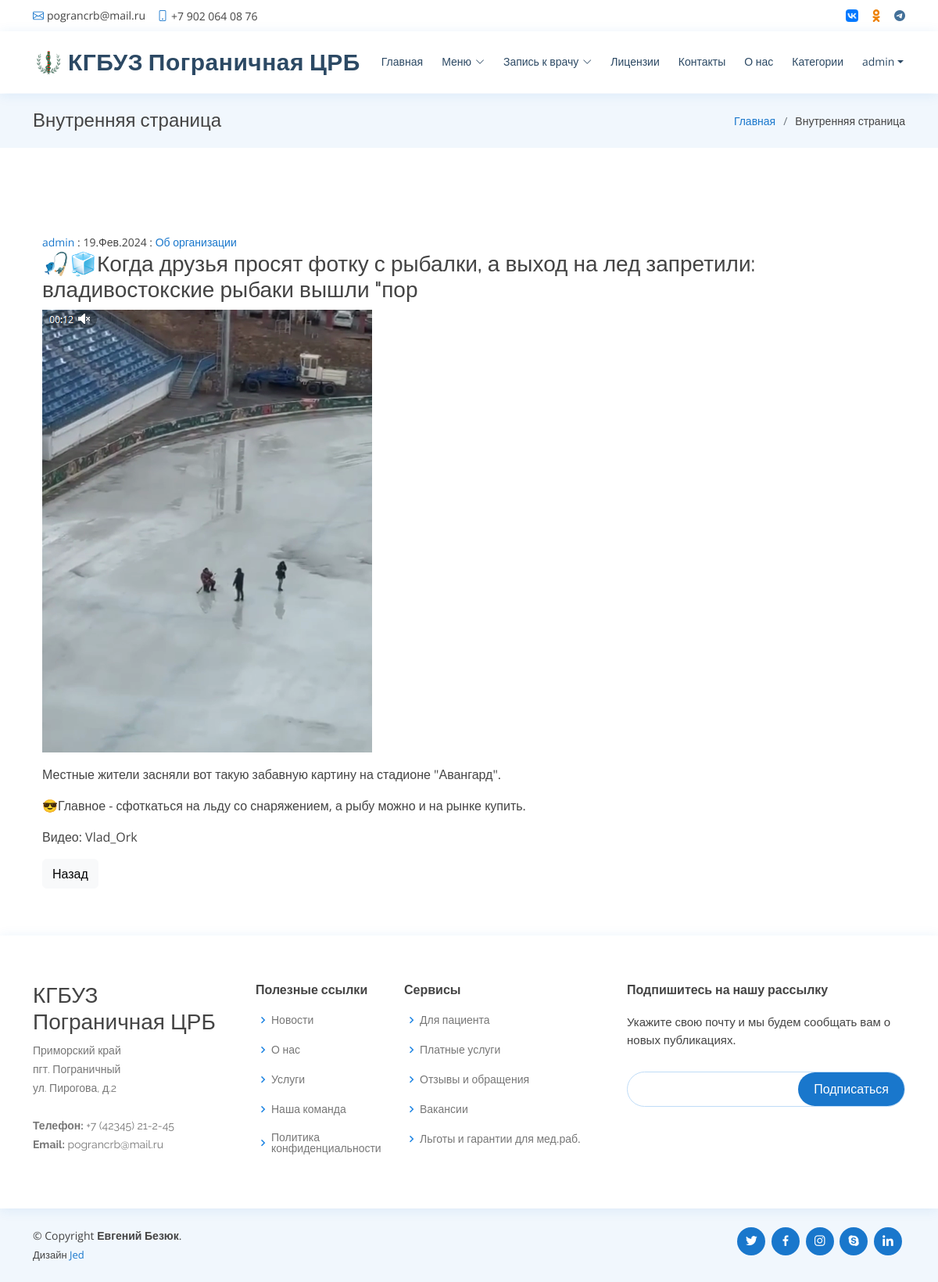
The page /news/1 (signed in) on the database its author committed.
### news/models.py (models this page shows, shortened)
class Post(models.Model):
    title = models.CharField(max_length=100, verbose_name='Заголовок')
    slug = models.SlugField(max_length=150)
    author = models.ForeignKey(User, on_delete=models.CASCADE, verbose_name='Автор')
    content = models.TextField(verbose_name='Содержание')
    categories = TreeManyToManyField('Category', verbose_name='Категории', through='PostCategory', related_name='posts')
    date_time = models.DateField(verbose_name='Создан', auto_now_add=True)
    likes = models.IntegerField(default=0, verbose_name='+')
    dislikes = models.IntegerField(default=0, verbose_name='-')
    rating = models.FloatField(default=0, verbose_name='рейтинг')
    image = models.ImageField(upload_to='posts/%Y-%m-%d/', verbose_name='Изображение', blank=True, null=True)
    class Meta:
        ordering = ('-date_time',)
        verbose_name = 'Публикация'
        verbose_name_plural = 'Публикации'

class Category(MPTTModel):
    title = models.CharField(max_length=50, unique=True, verbose_name='Название')
    parent = TreeForeignKey('self', on_delete=models.PROTECT, related_name='children', null=True, blank=True,
                            verbose_name='Родительская категория')
    slug = models.SlugField(max_length=150, unique=True)
    class MPTTMeta:
        order_insertion_by = ['title']
    class Meta:
        unique_together = [['parent', 'slug']]
        verbose_name = 'Категория'
        verbose_name_plural = 'Категория'
    def __str__(self):
        return self.title

### news/views.py (the view)
# urls.py: path('news/<int:pk>', PostDetail.as_view(), name="post_detail"),
class PostDetail(DetailView):
    model = Post
    template_name = 'news/post.html'
    context_object_name = 'post'
    def get_object(self, *args, **kwargs):  # переопределяем метод получения объекта
        obj = cache.get(f'post-{self.kwargs["pk"]}', None)
        if not obj:
            obj = super().get_object(queryset=self.queryset)
            cache.set(f'post-{self.kwargs["pk"]}', obj)
        return obj
    def get_context_data(self, **kwargs):
        context = super().get_context_data(**kwargs)
        context['is_not_authors'] = not self.request.user.groups.filter(name='authors').exists()
        context['is_authors'] = not context['is_not_authors']
        return context

### news/templatetags/custom_filters.py (called while the page is built)
@register.filter()
def censor(value):
    if not isinstance(value, str):
        raise APIException(f'Указанный id статьи, не является строкой: {value}')
    for bad in BAD_STR:
        value = value.replace(f'{bad[:1].upper()}{bad[1:]}', f'{bad[:1].upper()}{"*" * (len(bad) - 1)}')
        value = value.replace(f'{bad[:1].lower()}{bad[1:]}', f'{bad[:1].lower()}{"*" * (len(bad) - 1)}')
    return value

### templates/news/post.html (shortened to what this page needs)
{% extends 'news/default.html' %}
{% load custom_filters %}
{% load cache %}
{% block content %}
    <div class="container">
        <div class="text-start mt-5">
            {% cache 1 content_post %}
                <div>
                    <small>
                        <a class="button" href="/profile/{{ post.author.user.id }}">{{ post.author }}</a>
                        : {{ post.date_time|date:'d.M.Y' }}
                        :
                        {% for category in post.categories.all %}
                            <a class="button" href="/news/?categories={{ category.id }}">{{ category }}</a>
                        {% endfor %}
                    </small>
                </div>
                <h3>{{ post.title|censor }}</h3>
                <div class="legend">
                    <img src="{{ post.image.url }}" class="img-fluid" alt="">
                </div>
                <p>{{ post.content|censor|safe }}</p>
                <a class="btn btn-light" href="{{ request.META.HTTP_REFERER }}">Назад</a>
            {% endcache %}
        </div>
    </div>
{% endblock content %}

### templates/news/default.html (shortened to what this page needs)
<!DOCTYPE html>
<html lang="ru">
<head>
    {% load static %}
    <link href="{% static 'vendor/fontawesome-free/css/all.min.css' %}" rel="stylesheet">
    <link href="{% static 'vendor/animate.css/animate.min.css' %}" rel="stylesheet">
    <link href="{% static 'vendor/bootstrap/css/bootstrap.min.css' %}" rel="stylesheet">
    <link href="{% static 'vendor/bootstrap-icons/bootstrap-icons.css' %}" rel="stylesheet">
    <link href="{% static 'vendor/boxicons/css/boxicons.min.css' %}" rel="stylesheet">
    <link href="{% static 'vendor/glightbox/css/glightbox.min.css' %}" rel="stylesheet">
    <link href="{% static 'vendor/remixicon/remixicon.css' %}" rel="stylesheet">
    <link href="{% static 'vendor/swiper/swiper-bundle.min.css' %}" rel="stylesheet">
    <link href="{% static 'css/style.css' %}" rel="stylesheet">
</head>
<body>
<div id="topbar" class="d-flex align-items-center fixed-top">
    <div class="container d-flex justify-content-between">
        <div class="contact-info d-flex align-items-center">
            <i class="bi bi-envelope"></i> <a href="mailto:contact@example.com">pograncrb@mail.ru</a>
            <i class="bi bi-phone"></i> +7 902 064 08 76
        </div>
        <div class="d-none d-lg-flex social-links align-items-center">
            <a href="https://vk.com/public217482277"><img src="{% static 'img/vk.png' %}" alt="" width="16" height="16"></a>
            <a href="https://ok.ru/group/70000001391344"><img src="{% static 'img/ok_sm.svg' %}" alt="" width="16"
                                                              height="16"></a>
            <a href="https://t.me/pograncrb" class="telegram"><i class="bi bi-telegram"></i></a>
        </div>
    </div>
</div>
<header id="header" class="fixed-top">
    <div class="container d-flex align-items-center">
        <a href="#" class="logo me-auto"><img src="{% static 'img/logo.png' %}" alt="" class="img-fluid"></a>
        <h1 class="logo me-auto"><a href="https://pograncrb.ru">КГБУЗ Пограничная ЦРБ</a></h1>
        <nav id="navbar" class="navbar order-last order-lg-0">
            <ul>
                <li><a class="nav-link scrollto " href="/">Главная</a></li>
                <li class="dropdown"><a href="#"><span>Меню</span> <i class="bi bi-chevron-down"></i></a>
                </li>
                <li class="dropdown"><a href="#"><span>Запись к врачу</span> <i class="bi bi-chevron-down"></i></a>
                </li>
                <li><a class="nav-link scrollto" href="#lic">Лицензии</a></li>
                <li><a class="nav-link scrollto" href="#contact">Контакты</a></li>
                <li class="nav-item"><a class="nav-link" href="/about/">О нас</a></li>
                {% if user.is_authenticated %}
                    <li class="nav-item"><a class="nav-link" href="/category/">Категории</a></li>
                    <li class="nav-item dropdown">
                        <a class="nav-link dropdown-toggle" id="navbarDropdown" href="#" role="button"
                           data-bs-toggle="dropdown" aria-expanded="false"><span> {{ user.username }} </span></a>
                    </li>
                {% else %}
                    <li class="nav-item"><a class="nav-link" href="/accounts/login/">Войти</a></li>
                {% endif %}
            </ul>
        </nav>
    </div>
</header>
<main id="main">
    <section class="breadcrumbs">
        <div class="container">
            <div class="d-flex justify-content-between align-items-center">
                <h2>Внутренняя страница</h2>
                <ol>
                    <li><a href="/">Главная</a></li>
                    <li>Внутренняя страница</li>
                </ol>
            </div>
        </div>
    </section>
    <section class="inner-page">
        <div class="container">
            {% block content %}{% endblock content %}
        </div>
    </section>
</main>
<footer id="footer">
    <div class="footer-top">
        <div class="container">
            <div class="row">
                <div class="col-lg-3 col-md-6 footer-contact">
                    <h3>КГБУЗ <br> Пограничная ЦРБ</h3>
                    <p>
                        Приморский край<br>
                        пгт. Пограничный<br>
                        ул. Пирогова, д.2<br><br>
                        <strong>Телефон:</strong> +7 (42345) 21-2-45<br>
                        <strong>Email:</strong> pograncrb@mail.ru<br>
                    </p>
                </div>
                <div class="col-lg-2 col-md-6 footer-links">
                    <h4>Полезные ссылки</h4>
                    <ul>
                        <li><i class="bx bx-chevron-right"></i> <a href="#">Новости</a></li>
                        <li><i class="bx bx-chevron-right"></i> <a href="#">О нас</a></li>
                        <li><i class="bx bx-chevron-right"></i> <a href="#">Услуги</a></li>
                        <li><i class="bx bx-chevron-right"></i> <a href="#">Наша команда</a></li>
                        <li><i class="bx bx-chevron-right"></i> <a href="#">Политика конфиденциальности</a></li>
                    </ul>
                </div>
                <div class="col-lg-3 col-md-6 footer-links">
                    <h4>Сервисы</h4>
                    <ul>
                        <li><i class="bx bx-chevron-right"></i> <a href="#">Для пациента</a></li>
                        <li><i class="bx bx-chevron-right"></i> <a href="#">Платные услуги</a></li>
                        <li><i class="bx bx-chevron-right"></i> <a href="#">Отзывы и обращения</a></li>
                        <li><i class="bx bx-chevron-right"></i> <a href="#">Вакансии</a></li>
                        <li><i class="bx bx-chevron-right"></i> <a href="#">Льготы и гарантии для мед.раб.</a></li>
                    </ul>
                </div>
                <div class="col-lg-4 col-md-6 footer-newsletter">
                    <h4>Подпишитесь на нашу рассылку</h4>
                    <p>Укажите свою почту и мы будем сообщать вам о новых публикациях.</p>
                    <form action="" method="post">
                        <input type="email" name="email"><input type="submit" value="Подписаться">
                    </form>
                </div>
            </div>
        </div>
    </div>
    <div class="container d-md-flex py-4">
        <div class="me-md-auto text-center text-md-start">
            <div class="copyright">
                &copy; Copyright <strong><span>Евгений Безюк</span></strong>.
            </div>
            <div class="credits">
                Дизайн <a href="https://bootstrapmade.com/">Jed</a>
            </div>
        </div>
        <div class="social-links text-center text-md-right pt-3 pt-md-0">
            <a href="#" class="twitter"><i class="bx bxl-twitter"></i></a>
            <a href="#" class="facebook"><i class="bx bxl-facebook"></i></a>
            <a href="#" class="instagram"><i class="bx bxl-instagram"></i></a>
            <a href="#" class="google-plus"><i class="bx bxl-skype"></i></a>
            <a href="#" class="linkedin"><i class="bx bxl-linkedin"></i></a>
        </div>
    </div>
</footer>
</body>
</html>

### static/css/style.css (style rules this page uses)
body { font-family: "Open Sans", sans-serif; color: #444444; }
a { color: #1977cc; text-decoration: none; }
h1, h2, h3, h4, h5, h6 { font-family: "Raleway", sans-serif; }
#topbar { background: #fff; height: 40px; font-size: 14px; transition: all 0.5s; z-index: 996; }
#topbar .contact-info a { line-height: 1; color: #444444; transition: 0.3s; }
#topbar .contact-info i { color: #1977cc; padding-right: 4px; margin-left: 15px; line-height: 0; }
#topbar .contact-info i:first-child { margin-left: 0; }
#topbar .social-links a { color: #437099; padding-left: 15px; display: inline-block; line-height: 1px; transition: 0.3s; }
#topbar .social-links a:first-child { border-left: 0; }
#header { background: #fff; transition: all 0.5s; z-index: 997; padding: 15px 0; top: 40px; box-shadow: 0px 2px 15px rgba(25, 119, 204, 0.1); }
#header .logo { font-size: 30px; margin: 0; padding: 0; line-height: 1; font-weight: 700; letter-spacing: 0.5px; font-family: "Poppins", sans-serif; }
#header .logo a { color: #2c4964; }
#header .logo img { max-height: 40px; }
.navbar { padding: 0; }
.navbar ul { margin: 0; padding: 0; display: flex; list-style: none; align-items: center; }
.navbar li { position: relative; }
.navbar>ul>li { position: relative; white-space: nowrap; padding: 8px 0 8px 20px; }
.navbar a, .navbar a:focus { display: flex; align-items: center; justify-content: space-between; font-size: 14px; color: #2c4964; white-space: nowrap; transition: 0.3s; border-bottom: 2px solid #fff; padding: 5px 2px; }
.navbar a i, .navbar a:focus i { font-size: 12px; line-height: 0; margin-left: 5px; }
section { padding: 60px 0; overflow: hidden; }
.breadcrumbs { padding: 20px 0; background-color: #f1f7fd; min-height: 40px; margin-top: 120px; }
.breadcrumbs h2 { font-size: 24px; font-weight: 300; margin: 0; }
.breadcrumbs ol { display: flex; flex-wrap: wrap; list-style: none; padding: 0; margin: 0; font-size: 14px; }
.breadcrumbs ol li+li { padding-left: 10px; }
.breadcrumbs ol li+li::before { display: inline-block; padding-right: 10px; color: #6c757d; content: "/"; }
#footer { color: #444444; font-size: 14px; background: #f1f7fd; }
#footer .footer-top { padding: 60px 0 30px 0; background: #fff; box-shadow: 0px 2px 15px rgba(25, 119, 204, 0.1); }
#footer .footer-top .footer-contact { margin-bottom: 30px; }
#footer .footer-top .footer-contact p { font-size: 14px; line-height: 24px; margin-bottom: 0; font-family: "Raleway", sans-serif; color: #777777; }
#footer .footer-top h4 { font-size: 16px; font-weight: bold; color: #444444; position: relative; padding-bottom: 12px; }
#footer .footer-top .footer-links { margin-bottom: 30px; }
#footer .footer-top .footer-links ul { list-style: none; padding: 0; margin: 0; }
#footer .footer-top .footer-links ul i { padding-right: 2px; color: #1c84e3; font-size: 18px; line-height: 1; }
#footer .footer-top .footer-links ul li { padding: 10px 0; display: flex; align-items: center; }
#footer .footer-top .footer-links ul li:first-child { padding-top: 0; }
#footer .footer-top .footer-links ul a { color: #777777; transition: 0.3s; display: inline-block; line-height: 1; }
#footer .footer-newsletter { font-size: 15px; }
#footer .footer-newsletter h4 { font-size: 16px; font-weight: bold; color: #444444; position: relative; padding-bottom: 12px; }
#footer .footer-newsletter form { margin-top: 30px; background: #fff; padding: 6px 10px; position: relative; border-radius: 50px; text-align: left; border: 1px solid #bfdcf7; }
#footer .footer-newsletter form input[type=email] { border: 0; padding: 4px 8px; width: calc(100% - 100px); }
#footer .footer-newsletter form input[type=submit] { position: absolute; top: 0; right: 0; bottom: 0; border: 0; background: none; font-size: 16px; padding: 0 20px; background: #1977cc; color: #fff; transition: 0.3s; border-radius: 50px; }
#footer .credits { padding-top: 5px; font-size: 13px; color: #444444; }
#footer .social-links a { font-size: 18px; display: inline-block; background: #1977cc; color: #fff; line-height: 1; padding: 8px 0; margin-right: 4px; border-radius: 50%; text-align: center; width: 36px; height: 36px; transition: 0.3s; }

### rows shown on the page
Post: author "admin", date_time "19.Фев.2024", title|censor "🎣🧊Когда друзья просят фотку с рыбалки, а выход на лед запретили: владивостокские рыбаки вышли \"пор", image (picture), content|censor "Местные жители засняли вот такую забавную картину на стадионе \"Авангард\". 😎Главное - сфоткаться на льду со снаряжением, а рыбу можно и на рынке купить. Видео: Vlad_Ork"
Category: title "Об организации"

### other values the page prints
{{ user.username }} "admin"
